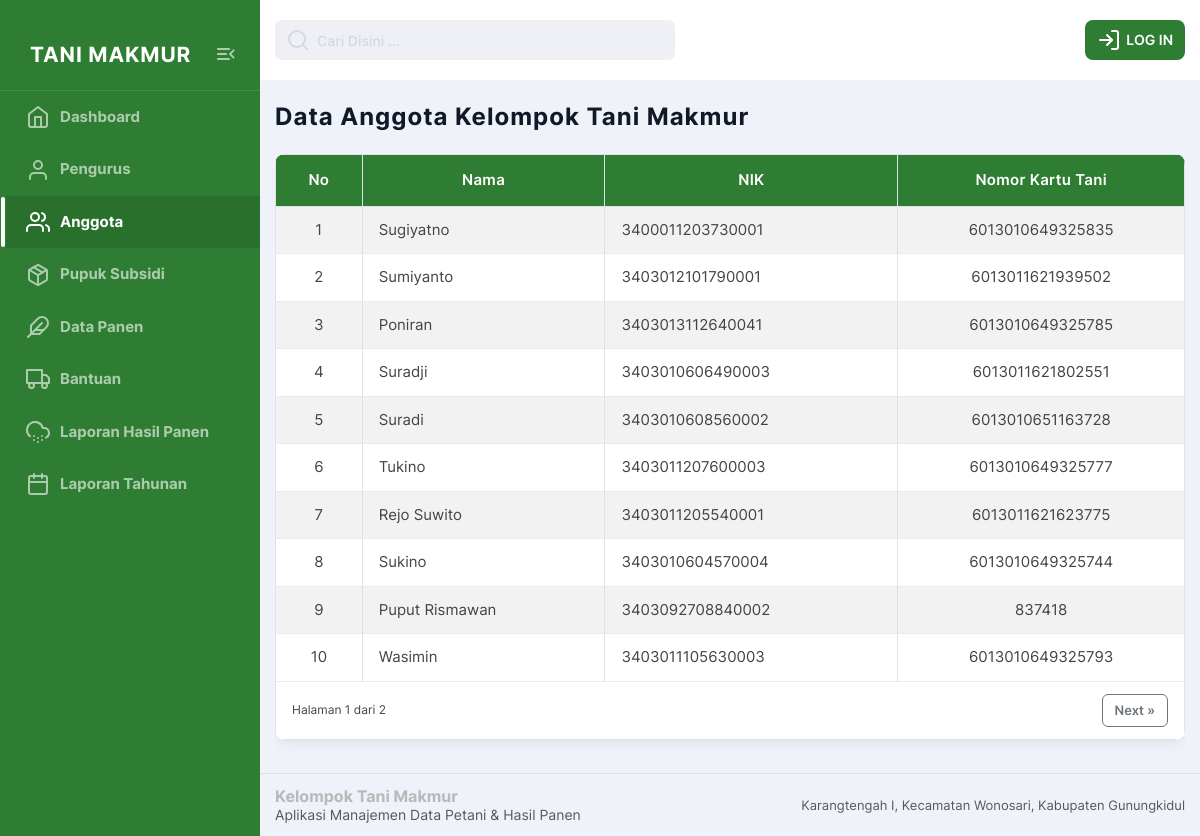
Before: /anggota.php with the older database file.
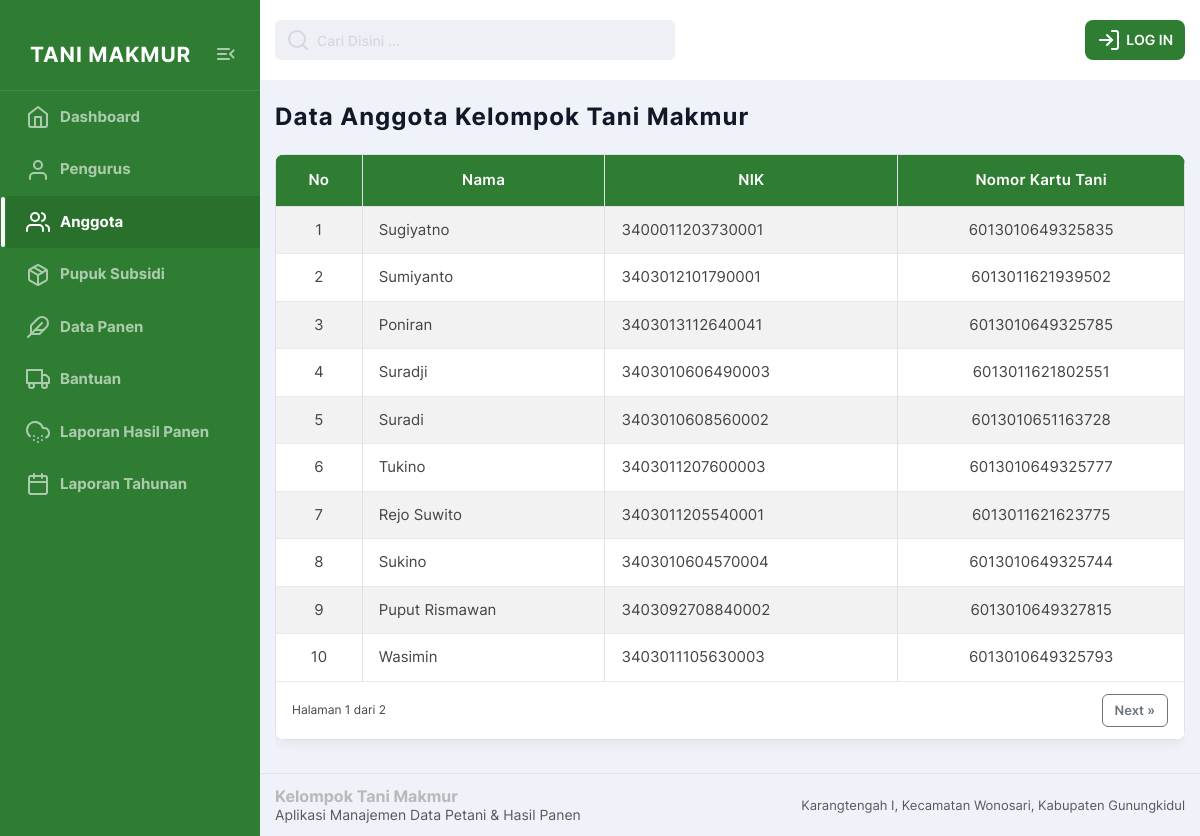
After: the same page with the newer database file.
### tables this page shows
CREATE TABLE `pengguna` (
  `id_pengguna` int(11) NOT NULL,
  `nama_pengguna` varchar(50) NOT NULL,
  `nik_pengguna` char(16) NOT NULL,
  `no_kartutani` char(16) DEFAULT NULL,
  `jabatan` enum('Anggota','Ketua','Wakil Ketua','Sekretaris','Bendahara') NOT NULL
);

### anggota.php (the view, shortened to what this page needs)
<?php
include 'koneksi.php';
include 'header.php';
?>
<main class="main">
<div class="container">
<h2 class="main-title">Data Anggota Kelompok Tani Makmur</h2>
<div class="table-wrapper">
<table class="table table-bordered table-striped">
    <thead class="table-hijau">
        <tr>
            <th>No</th>
            <th>Nama</th>
            <th>NIK</th>
            <th>Nomor Kartu Tani</th>
        </tr>
    </thead>
    <tbody>
    <?php
    $limit  = 10;
    $page   = isset($_GET['page']) ? (int)$_GET['page'] : 1;
    $page   = ($page < 1) ? 1 : $page;
    $offset = ($page - 1) * $limit;
    $no     = $offset + 1;
    $search_where = "WHERE jabatan = 'Anggota'";
    $countQuery = "
        SELECT COUNT(*) as total
        FROM pengguna
        $search_where
    ";
    $countResult = mysqli_fetch_assoc(mysqli_query($koneksi, $countQuery));
    $totalData = $countResult['total'];
    $totalPage = ceil($totalData / $limit);
    $result = mysqli_query($koneksi, "
        SELECT * FROM pengguna
        $search_where
        ORDER BY id_pengguna DESC
        LIMIT $limit OFFSET $offset
    ");
    if (mysqli_num_rows($result) == 0) {
        echo '<tr><td colspan="5" class="text-center">Data anggota tidak ditemukan</td></tr>';
    } else {
        while ($row = mysqli_fetch_assoc($result)) {
    ?>
        <tr>
            <td><?= $no++; ?></td>
            <td><?= htmlspecialchars($row['nama_pengguna']); ?></td>
            <td><?= htmlspecialchars($row['nik_pengguna']); ?></td>
            <td><?= $row['no_kartutani'] ? htmlspecialchars($row['no_kartutani']) : 'N/A'; ?></td>
        </tr>
    <?php } } ?>
    </tbody>
    <?php if ($totalPage > 1) { ?>
    <tfoot>
    <tr>
    <td colspan="5">
        <div class="d-flex justify-content-between align-items-center">
            <small>
                Halaman <?= $page; ?> dari <?= $totalPage; ?>
            </small>
            <div class="btn-group">
                <?php
                $params = $_GET;
                unset($params['page']);
                $queryString = http_build_query($params);
                ?>
                <?php if ($page < $totalPage) { ?>
                    <a class="btn btn-outline-secondary btn-sm"
                       href="?<?= $queryString; ?>&page=<?= $page + 1; ?>">
                        Next »
                    </a>
                <?php } ?>
            </div>
        </div>
    </td>
    </tr>
    </tfoot>
    <?php } ?>
</table>
</div>
</div>
</main>
<?php include 'footer.php'; ?>

Changed rows visible on the page:
changed pengguna "Puput Rismawan": no_kartutani "837418" → "6013010649327815"
